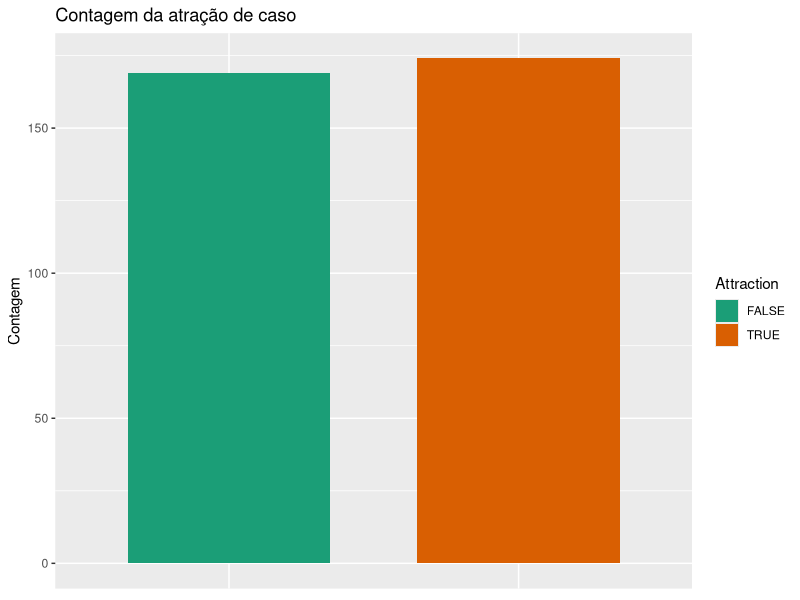
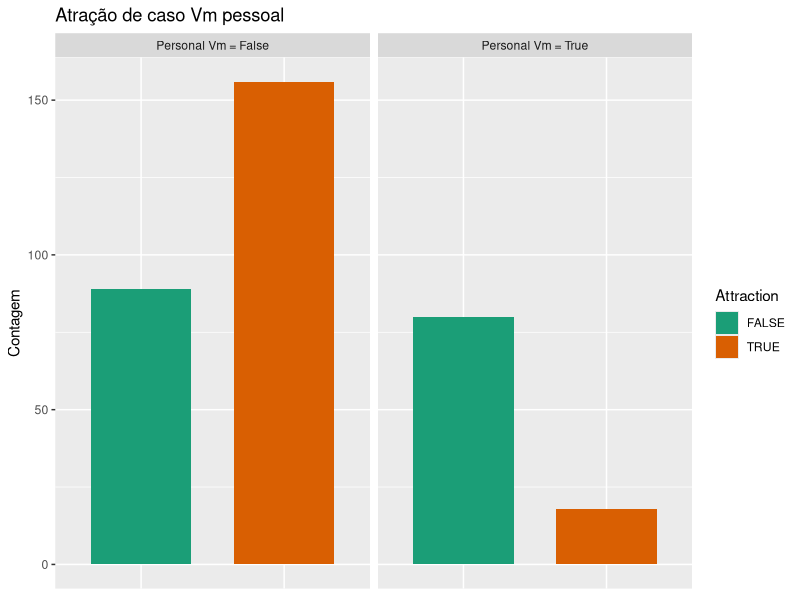
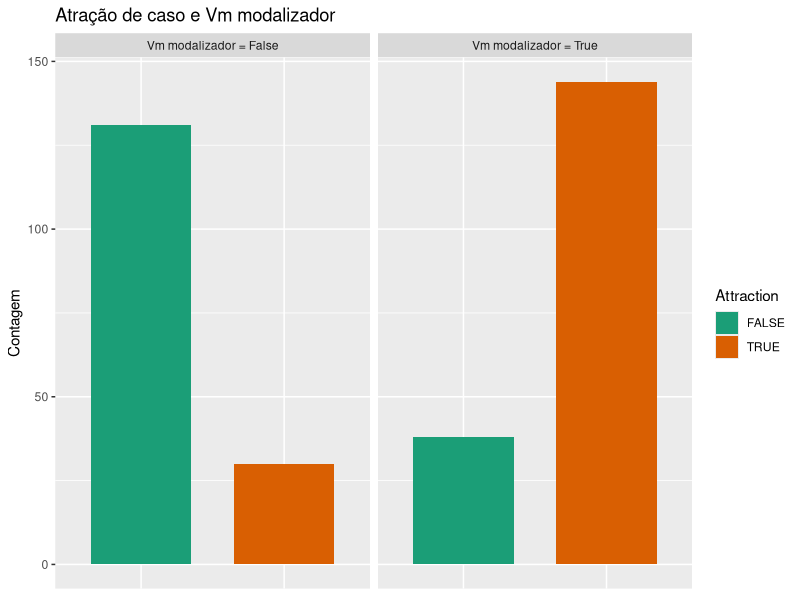
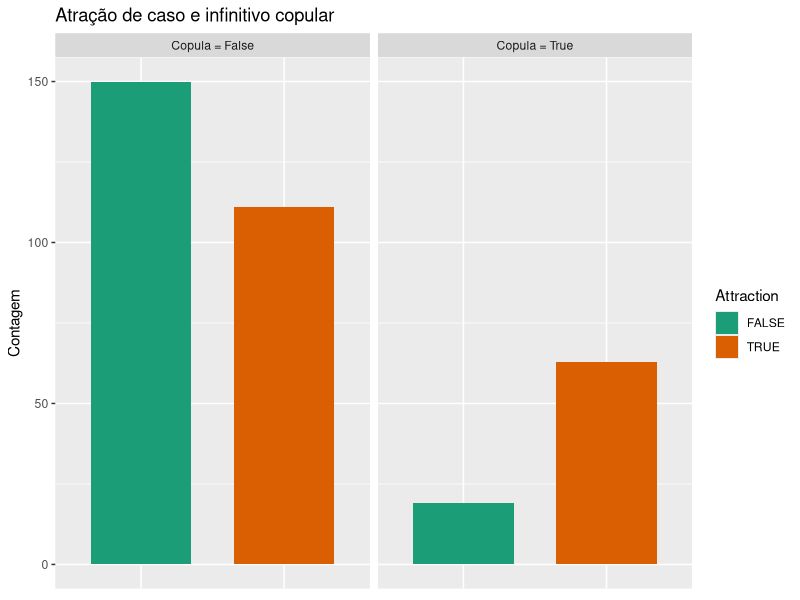
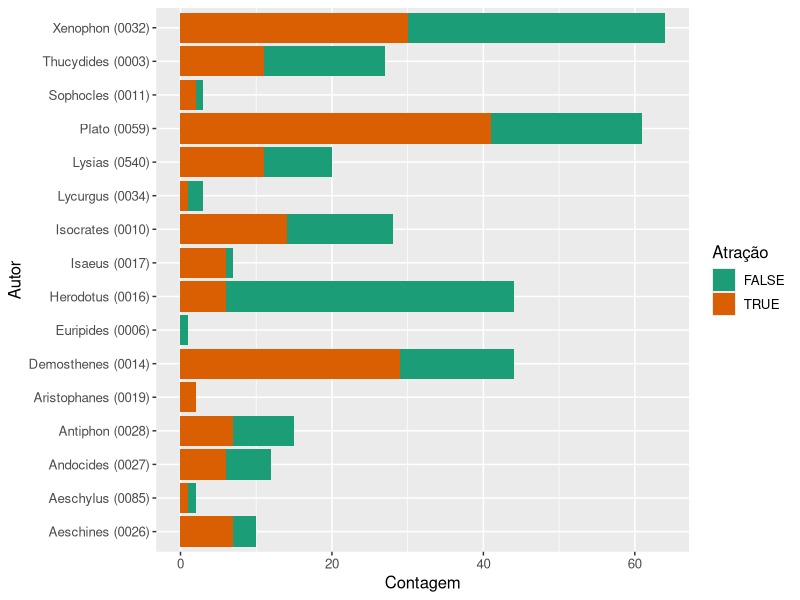
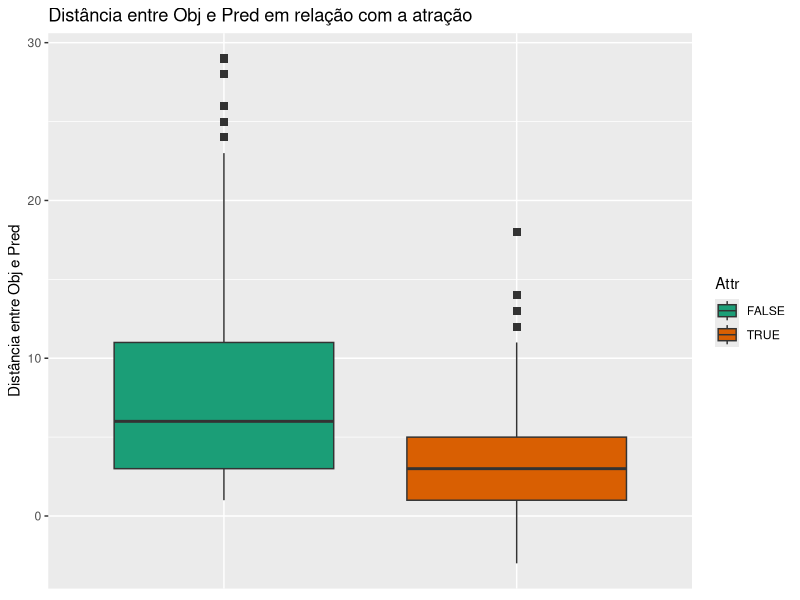

The R source for these figures, in order:
library(tidyverse)
library(readxl)
library(kableExtra)


## Coleta

diogenes_results <- read_excel("./assets/data.xlsx",
  sheet = "Principal"
)
diogenes_results



d <- read_csv("./processed/data_final.csv")
attach(d)
d


### Resultados da coleta no Diogenes

#### Autoria

table(diogenes_results$AUTHOR) %>% kable(
  col.names = c("Autor", "Freq"),
  format = "latex"
)



table(diogenes_results$AUTHOR) %>%
  prop.table() %>%
  kable(col.names = c("Autor", "Prop"),
  format = "latex"
)


#### Verbo principal


table(diogenes_results$MV) %>% kable(col.names = c("Vm", "Freq"),
  format = "latex"
)



table(diogenes_results$MV) %>%
  prop.table() %>%
  kable(col.names = c("Vm", "Prop"),
  format = "latex"
)


#### Total de dados:


nrow(diogenes_results)


### Dados filtrados

#### Autoria


table(d$AUTHOR) %>% kable(col.names = c("Autor", "Freq"),
  format = "latex"
)



table(d$AUTHOR) %>%
  prop.table() %>%
  kable(col.names = c("Autor", "Prop"),
  format = "latex"
)


#### Verbo principal

table(d$VM_LEMMA) %>% kable(col.names = c("Vm", "Freq"),
  format = "latex"
)


table(d$VM_LEMMA) %>%
  prop.table() %>%
  kable(col.names = c("Vm", "Prop"),
  format = "latex"
)


#### Total de dados:

nrow(d)


### Proporção de aproveitamento


nrow(d) / nrow(diogenes_results)


## Análise primária

### Proporção geral de atração


table(d$Attr) %>%
  addmargins() %>%
  kable(col.names = c("Atração", "Freq"),
  format = "latex"
)


prop.table(table(d$Attr)) %>%
  kable(col.names = c("Atração", "Prop"),
  format = "latex"
)


p <- ggplot(d, aes(Attr)) +
  geom_bar(aes(fill = Attr), width = 0.7) +
  labs(
    x = "", y = "Contagem",
    fill = "Attraction"
  ) +
  theme(
    axis.ticks.x = element_blank(),
    axis.title.x = element_blank(),
    axis.text.x = element_blank()
  ) +
  scale_fill_brewer(palette = "Dark2")
b <- p + labs(title = "Contagem da atração de caso")
b


### Proporção atração e classe de verbo (A)


table(d$VM_PERSONAL, d$Attr) %>%
  addmargins() %>%
  kable(
    col.names = c(
      "Vm Pessoal",
      "Sem atração",
      "Atração",
      "Soma"
    ),
    format = "latex"
  )



table(d$VM_PERSONAL, d$Attr) %>%
  prop.table(margin = 1) %>%
  kable(
    col.names = c(
      "Pessoal",
      "Sem atração",
      "Atração"
    ),
    format = "latex"
  )



table(d$VM_PERSONAL, d$Attr) %>% chisq.test()



lables <- c("FALSE" = "Personal Vm = False", "TRUE" = "Personal Vm = True")
b <- p + facet_wrap(. ~ VM_PERSONAL, labeller = as_labeller(lables)) +
  labs(title = "Atração de caso Vm pessoal")
b


### Proporção atração e classe de verbo (B)


table(d$VM_MOD, d$Attr) %>%
  addmargins() %>%
  kable(
    col.names = c(
      "Vm Modalizador",
      "Sem atração",
      "Atração",
      "Soma"
    ),
    format = "latex"
  )


table(d$VM_MOD, d$Attr) %>%
  prop.table(margin = 1) %>%
  kable(
    col.names = c(
      "Vm Modalizador",
      "Sem atração",
      "Atração"
    ),
    format = "latex"
  )


table(d$VM_MOD, d$Attr) %>% chisq.test()



lables <- c(
  "FALSE" = "Vm modalizador = False",
  "TRUE" = "Vm modalizador = True"
)
b <- p + facet_wrap(. ~ VM_MOD, labeller = as_labeller(lables)) +
  labs(title = "Atração de caso e Vm modalizador")
b


### Proporção atração e cópula


table(d$Vinf_Cop, d$Attr) %>%
  addmargins() %>%
  kable(
    col.names = c(
      "Vinf Copular",
      "Sem atração",
      "Atração",
      "Soma"
    ),
    format = "latex"
  )



table(d$Vinf_Cop, d$Attr) %>%
  prop.table(margin = 1) %>%
  kable(
    col.names = c(
      "Vinf Copular",
      "Sem atração",
      "Atração"
    ),
    format = "latex"
  )



table(d$Vinf_Cop, d$Attr) %>% chisq.test()



lables <- c("FALSE" = "Copula = False", "TRUE" = "Copula = True")
b <- p + facet_wrap(. ~ Vinf_Cop, labeller = as_labeller(lables)) +
  labs(title = "Atração de caso e infinitivo copular")
b


### Autoria


table(d$AUTHOR, d$Attr) %>%
  addmargins() %>%
  kable(
    col.names = c(
      "Autoria",
      "Sem atração",
      "Atração",
      "Soma"
    ),
    format = "latex"
  )


table(d$AUTHOR, d$Attr) %>%
  prop.table(margin = 1) %>%
  kable(
    col.names = c(
      "Autoria",
      "Sem atração",
      "Atração"
    ),
    format = "latex"
  )


table(d$AUTHOR, d$Attr) %>% chisq.test()



ggplot(d, aes(y = AUTHOR)) +
  geom_bar(aes(fill = Attr)) +
  labs(
    x = "Contagem", y = "Autor",
    fill = "Atração"
  ) +
  theme(text = element_text(size = 12)) +
  scale_fill_brewer(palette = "Dark2")


### Atração e distância


wilcox.test(d$DIST_OBJ_PRED ~ d$Attr, conf.int = TRUE)


b <- ggplot(d, aes(Attr, DIST_OBJ_PRED, fill = Attr)) +
  geom_boxplot(outlier.shape = 15, outlier.size = 2.4) +
  labs(
    y = "Distância entre Obj e Pred",
    title = "Distância entre Obj e Pred em relação com a atração"
  ) +
  theme(
    axis.ticks.x = element_blank(),
    axis.title.x = element_blank(),
    axis.text.x = element_blank()
  ) +
  scale_fill_brewer(palette = "Dark2")
b
